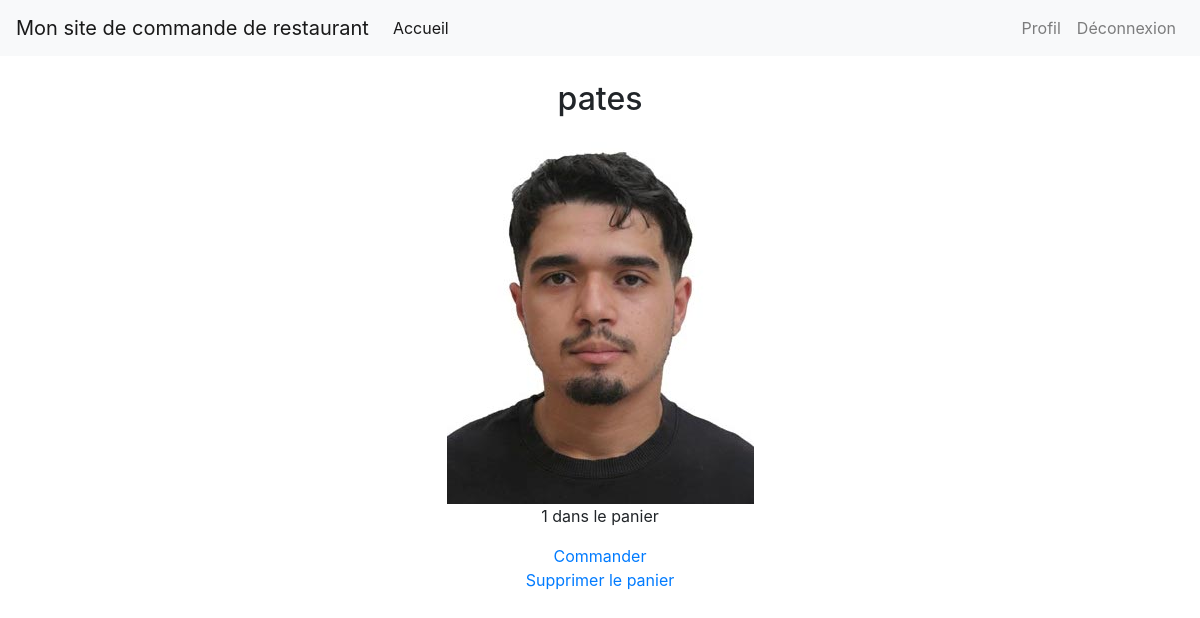
The app's page /cart/ (signed in) with its own data.
### app1/models.py (models this page shows, shortened)
class Order(models.Model):
    user = models.ForeignKey(settings.AUTH_USER_MODEL, on_delete=models.CASCADE, null=True, blank=True)
    product = models.ForeignKey('Product', on_delete=models.CASCADE)
    quantity = models.IntegerField(default=1)
    ordered = models.BooleanField(default=False)
    ordered_date = ordered_date = models.DateTimeField(auto_now_add=True, null=True)
    processed = models.BooleanField(default=False)

class Product(models.Model):
    name = models.CharField(max_length=128)
    slug = models.SlugField(unique=True, max_length=255, blank=True, null=True, editable=False)
    price = models.FloatField(default=0.0)
    description = models.TextField(blank=True)
    thumbnail = models.ImageField(upload_to="products", blank=True, null=True)
    restaurant = models.ForeignKey(Restaurant, on_delete=models.CASCADE, related_name='products')    # menu = models.ForeignKey(Menu, on_delete=models.CASCADE, related_name='products')

### app1/views.py (the view)
# urls.py: path('cart/', views.cart, name="cart"),
def cart(request):
    user = request.user
    try:
        cart = Cart.objects.get(user=user)
        orders = cart.orders.all()
    except Cart.DoesNotExist:
        orders = []
    return render(request, 'app1/cart.html', {'orders': orders})

### templates/app1/cart.html
{% extends 'base.html' %}
{% block content %}
<center>
{% if orders %}
{% for order in orders %}
    <h2>{{ order.product.name }}</h2>
    {% if order.product.thumbnail%}
    <img src="{{ order.product.thumbnail.url }}" alt="{{ order.product.name }} Thumbnail">
    {% endif %}
    <p>{{ order.quantity }} dans le panier</p>
{% endfor %}
<a href="{% url 'valider' %}">Commander</a>
<br>
<a href="{% url 'delete_cart' %}">Supprimer le panier</a>
</center>
{% else %}
<center>
<h2>Votre panier est vide</h2>
</center>
{% endif %}
{% endblock %}

### templates/base.html (style rules this page uses)
html { height: 100%; }
body { background-size: cover; background-repeat: no-repeat; background-position: center center; height: 100%; }

### records on screen
Order: product.name "pates", product.thumbnail (picture), quantity "1"
